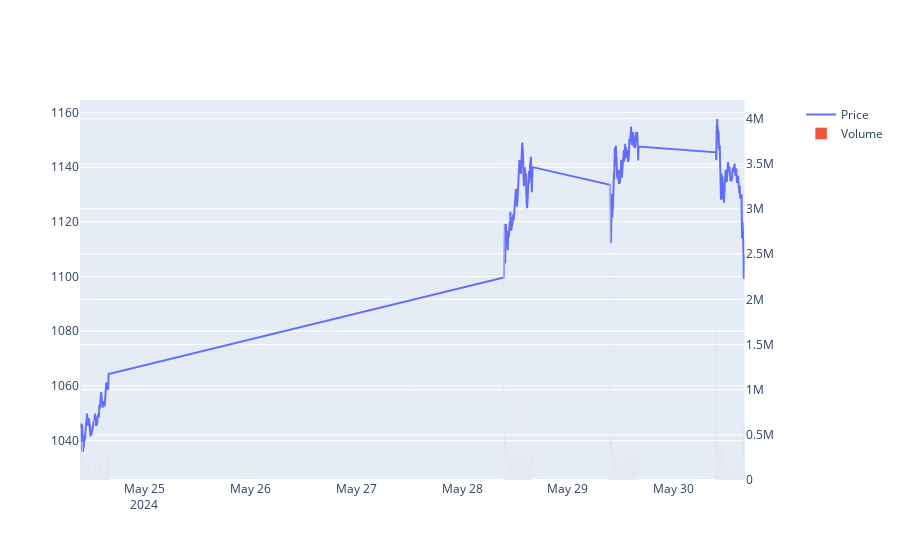

Notebook source saved alongside this figure:
### Code cell
fig2 = make_subplots(specs=[[{"secondary_y": True}]])
fig2.add_trace(go.Scatter(x=df_minute['date'],y=df_minute['close'],name='Price'),secondary_y=False)
fig2.add_trace(go.Bar(x=df_minute['date'],y=df_minute['volume'],name='Volume'),secondary_y=True)
fig2.show()

### Figure 1 — Plotly figure (JSON) as saved in the notebook; plotly's stock layout.template omitted (floating-point values rounded to 4 significant figures; data arrays with more than 128 entries replaced by an {"elided": "..."} marker saying what was removed)
{"data": [{"name": "Price", "type": "scatter", "x": {"elided": "1558 str values"}, "xaxis": "x", "y": {"elided": "1558 float values"}, "yaxis": "y"}, {"name": "Volume", "type": "bar", "x": {"elided": "1558 str values"}, "xaxis": "x", "y": {"elided": "1558 int values"}, "yaxis": "y2"}], "layout": {"xaxis": {"anchor": "y", "domain": [0, 0.94]}, "yaxis": {"anchor": "x", "domain": [0, 1]}, "yaxis2": {"anchor": "x", "overlaying": "y", "side": "right"}}}
